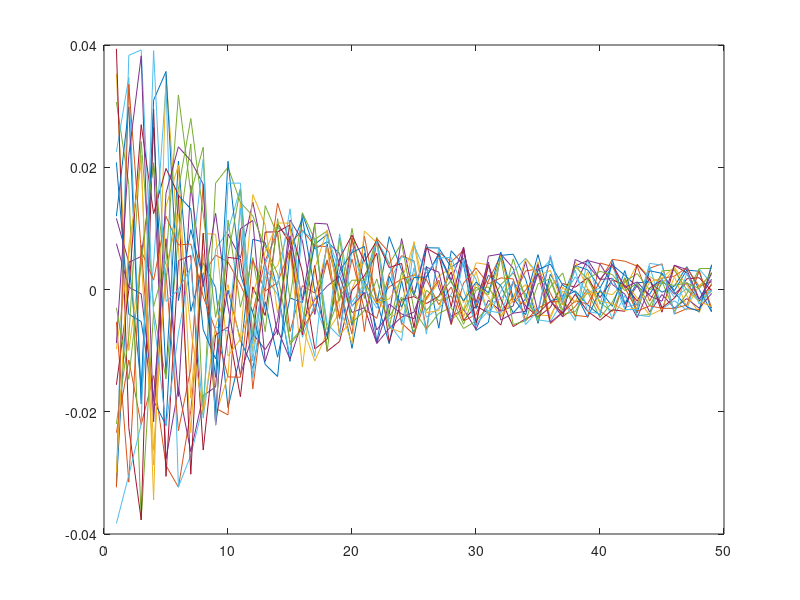
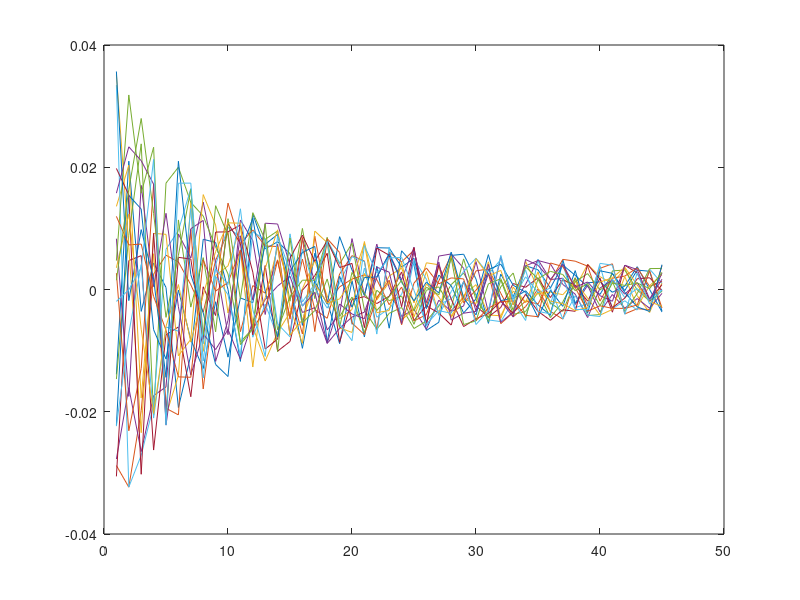
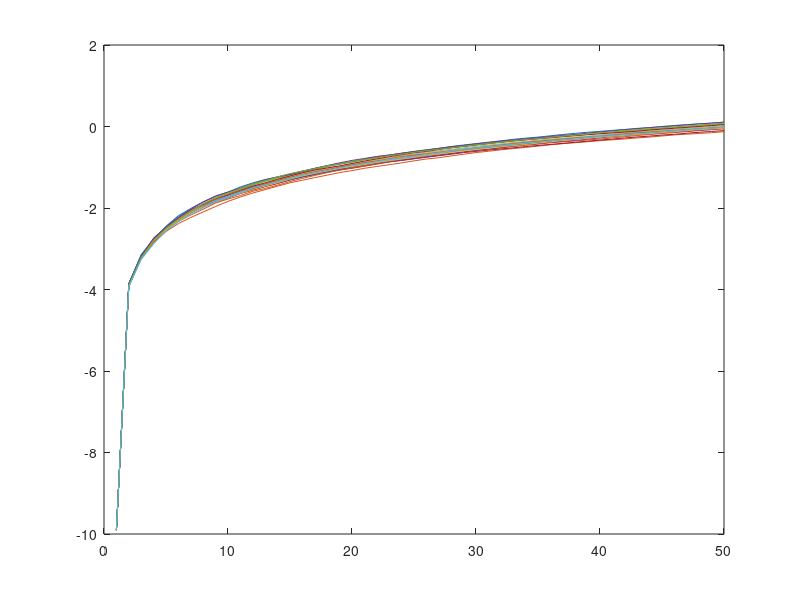
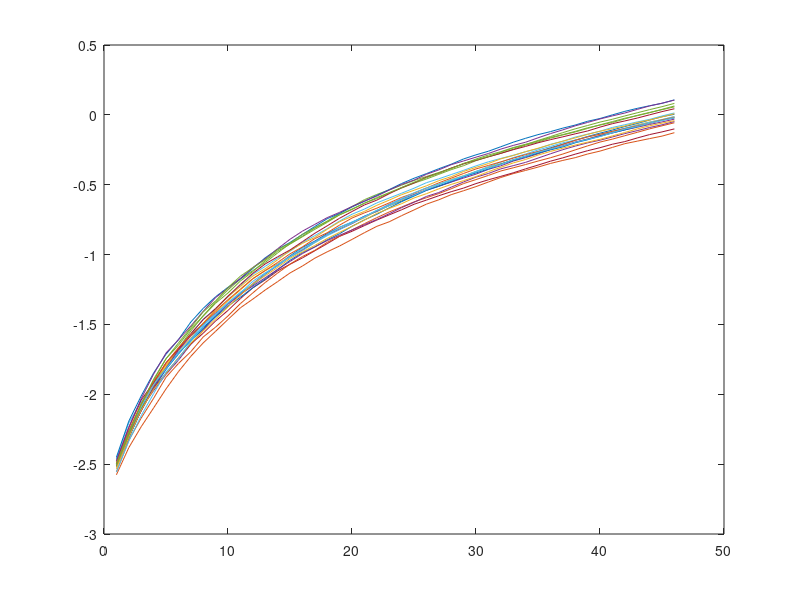

These figures' MATLAB source, in order:
clear
close all
rng(12378)
%parpool(20)

tic
options = optimset('Display','iter');
options2 = optimset('Display', 'off');

%This set of parameters (gamma through b) from Fabrizio Zilibotti homework
gamma       = 1;                %assuming log utility base. Modification currently unsupported.
epsilon     = 2;                %elasticity of labor supply
alpha       = .4;               %capital's share of income
rho         = .95;
sigmaerror  =.01;
mu          = 0;                %long-run growth rate
%Steady State Values
IYssratio   = .25;
KYssratio   = 14;
nss         = 1/3;
kss         = 14^(.06) / 3;              
%Calibrated Parameter Values
delta   = 1/56;                  %depreciation rate
beta    = .964;                  %discount rate
b       = 7.2;                  %disutility of labor multiple

%Discretization for the utility function
xgridsize = 50;
xgrid = linspace(.00005,1.0,xgridsize);
ugridbase = log(xgrid); %initial value = log utility

%define fitness function
fun = @(x) -abs(model2(gamma,epsilon,alpha,rho,sigmaerror,mu,IYssratio,KYssratio,nss,kss,delta,beta,b,xgrid,x) - .745);

%algorithm hyperparameters
ballsize = 1; %Maximum allowed overall perturbation.
stepsize = .2;
popsize = 20;

perturbation = zeros(popsize,xgridsize - 1);
increase = diff(ugridbase);

for p = 1:popsize
    for index = 1:xgridsize - 1
        candidate = stepsize*(2*rand(1) - 1);
        maxdecrease = increase(index);
        if stepsize < maxdecrease
            perturbation(p,index) = stepsize*candidate;
        else
            perturbation(p,index) = maxdecrease*candidate;
        end        
    end
    norm = sqrt(mean( (perturbation(p,:) ./ increase ).^2));
    if norm > ballsize       
        perturbation(p,:) = ballsize * perturbation(p,:)/norm;
    end
end

x = zeros(popsize,xgridsize);
x(:,1) = ugridbase(1);
for index = 2:xgridsize
    x(:,index) = x(:,index - 1) + increase(index - 1) + perturbation(:,index - 1);
end

plot(perturbation')
figure(2)
plot(perturbation(:,5:end)')
figure(3)
plot(x')
figure(4)
plot(x(:,5:end)')
 
toc